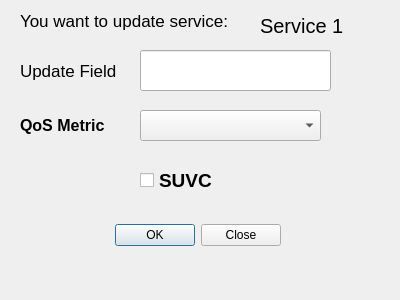
<?xml version="1.0" encoding="UTF-8"?>
<ui version="4.0">
 <class>UpdateForm</class>
 <widget class="QDialog" name="UpdateForm">
  <property name="geometry">
   <rect>
    <x>0</x>
    <y>0</y>
    <width>400</width>
    <height>300</height>
   </rect>
  </property>
  <property name="windowTitle">
   <string>Dialog</string>
  </property>
  <widget class="QDialogButtonBox" name="buttonBox">
   <property name="geometry">
    <rect>
     <x>-90</x>
     <y>210</y>
     <width>371</width>
     <height>51</height>
    </rect>
   </property>
   <property name="locale">
    <locale language="English" country="Germany"/>
   </property>
   <property name="orientation">
    <enum>Qt::Horizontal</enum>
   </property>
   <property name="standardButtons">
    <set>QDialogButtonBox::Close|QDialogButtonBox::Ok</set>
   </property>
  </widget>
  <widget class="QCheckBox" name="checkBox">
   <property name="geometry">
    <rect>
     <x>140</x>
     <y>170</y>
     <width>81</width>
     <height>20</height>
    </rect>
   </property>
   <property name="font">
    <font>
     <pointsize>14</pointsize>
     <weight>75</weight>
     <bold>true</bold>
    </font>
   </property>
   <property name="text">
    <string>SUVC</string>
   </property>
  </widget>
  <widget class="QComboBox" name="comboBox">
   <property name="geometry">
    <rect>
     <x>140</x>
     <y>110</y>
     <width>181</width>
     <height>31</height>
    </rect>
   </property>
   <property name="font">
    <font>
     <pointsize>11</pointsize>
    </font>
   </property>
  </widget>
  <widget class="QLineEdit" name="lineEdit">
   <property name="geometry">
    <rect>
     <x>140</x>
     <y>50</y>
     <width>191</width>
     <height>41</height>
    </rect>
   </property>
  </widget>
  <widget class="QLabel" name="label">
   <property name="geometry">
    <rect>
     <x>20</x>
     <y>10</y>
     <width>231</width>
     <height>21</height>
    </rect>
   </property>
   <property name="font">
    <font>
     <pointsize>13</pointsize>
    </font>
   </property>
   <property name="text">
    <string>You want to update service:</string>
   </property>
  </widget>
  <widget class="QLabel" name="label_2">
   <property name="geometry">
    <rect>
     <x>260</x>
     <y>10</y>
     <width>91</width>
     <height>31</height>
    </rect>
   </property>
   <property name="font">
    <font>
     <pointsize>15</pointsize>
    </font>
   </property>
   <property name="text">
    <string>Service 1</string>
   </property>
  </widget>
  <widget class="QLabel" name="label_3">
   <property name="geometry">
    <rect>
     <x>20</x>
     <y>60</y>
     <width>101</width>
     <height>21</height>
    </rect>
   </property>
   <property name="font">
    <font>
     <pointsize>13</pointsize>
    </font>
   </property>
   <property name="text">
    <string>Update Field</string>
   </property>
  </widget>
  <widget class="QLabel" name="label_4">
   <property name="geometry">
    <rect>
     <x>20</x>
     <y>110</y>
     <width>91</width>
     <height>31</height>
    </rect>
   </property>
   <property name="font">
    <font>
     <pointsize>12</pointsize>
     <weight>75</weight>
     <bold>true</bold>
    </font>
   </property>
   <property name="text">
    <string>QoS Metric</string>
   </property>
  </widget>
 </widget>
 <resources/>
 <connections>
  <connection>
   <sender>buttonBox</sender>
   <signal>accepted()</signal>
   <receiver>UpdateForm</receiver>
   <slot>accept()</slot>
   <hints>
    <hint type="sourcelabel">
     <x>248</x>
     <y>254</y>
    </hint>
    <hint type="destinationlabel">
     <x>157</x>
     <y>274</y>
    </hint>
   </hints>
  </connection>
  <connection>
   <sender>buttonBox</sender>
   <signal>rejected()</signal>
   <receiver>UpdateForm</receiver>
   <slot>reject()</slot>
   <hints>
    <hint type="sourcelabel">
     <x>316</x>
     <y>260</y>
    </hint>
    <hint type="destinationlabel">
     <x>286</x>
     <y>274</y>
    </hint>
   </hints>
  </connection>
 </connections>
</ui>
